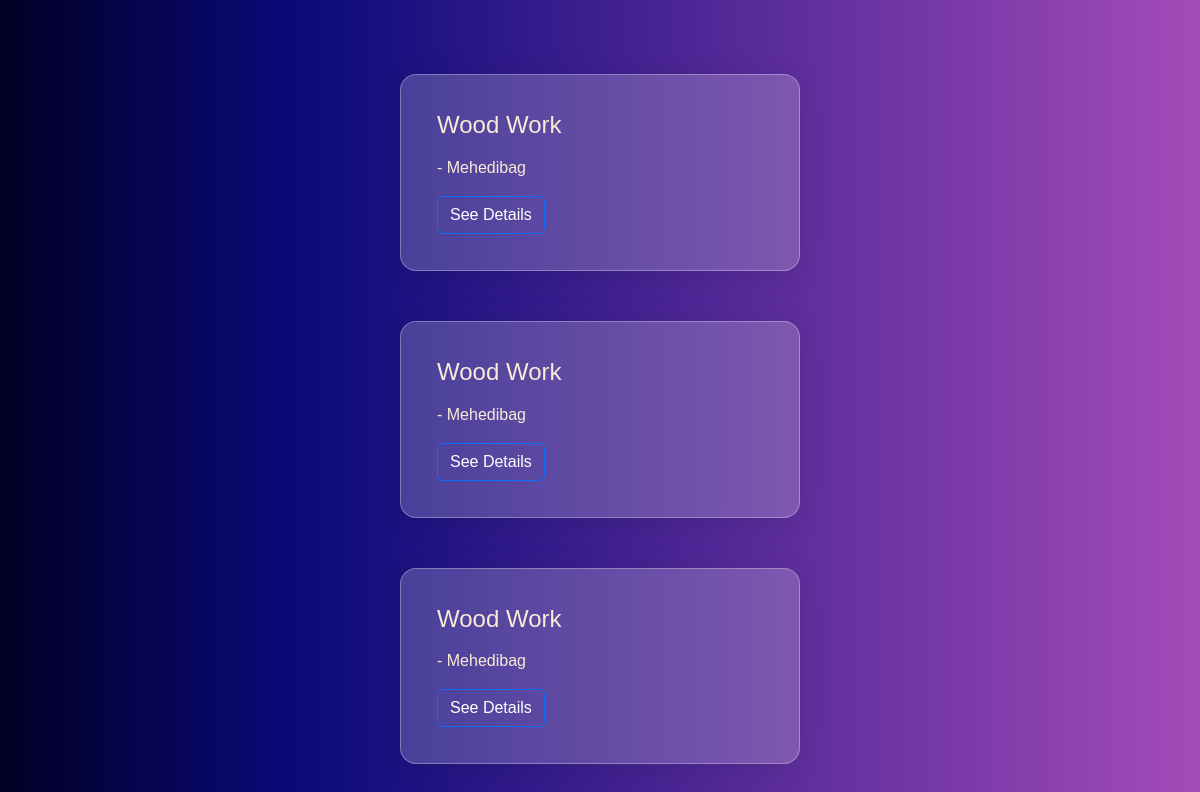
The app's page /bidding/, older data.
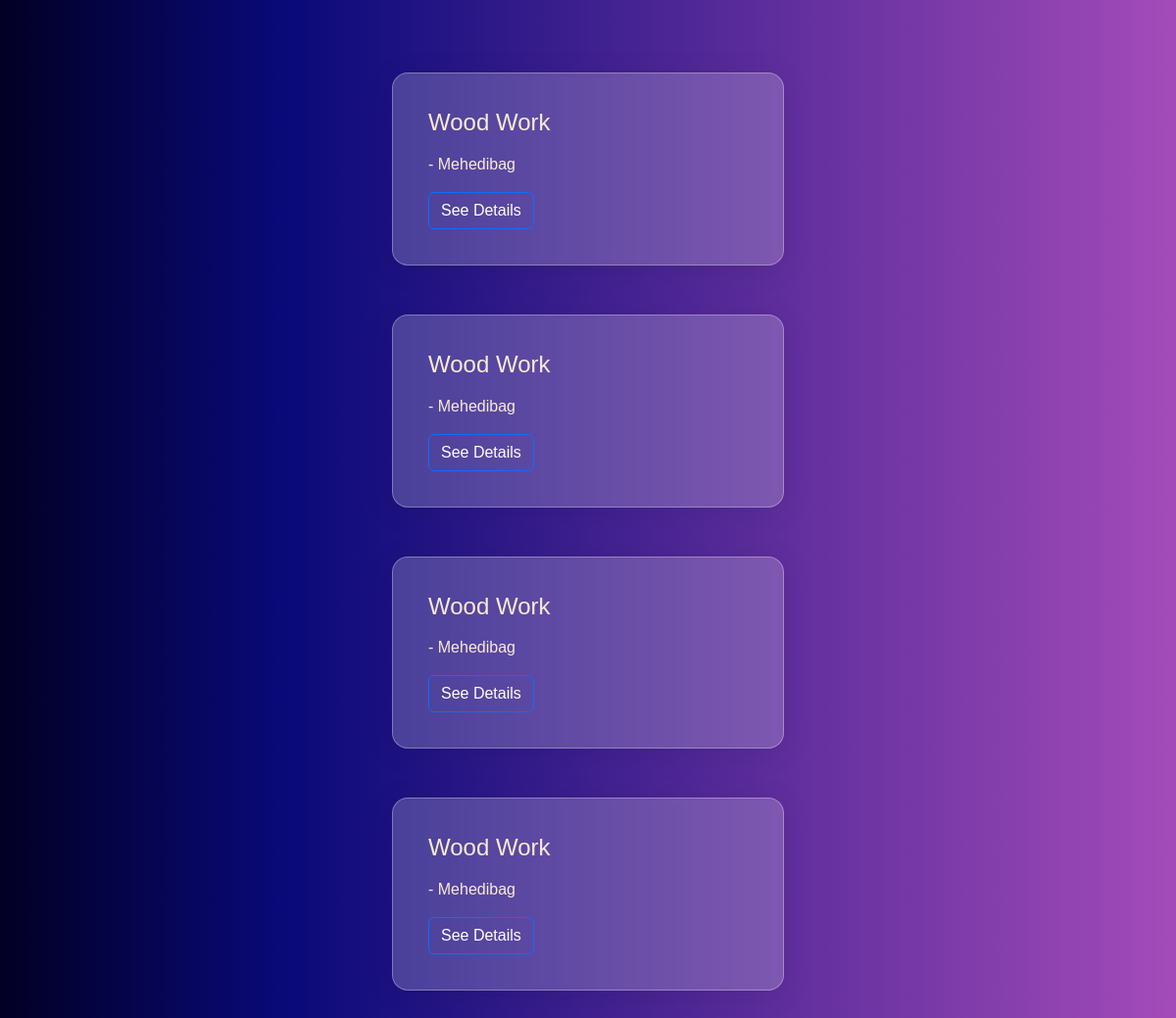
The same page, newer data.
### tendering/models.py (models this page shows, shortened)
class ComparetiveStatement(models.Model):
    title = models.CharField(max_length=200)
    project_name = models.CharField(max_length=50)
    location  = models.CharField(max_length=150)

### tendering/views.py (the view)
# urls.py: path('', show_list, name="list"),
def show_list(request):
    comparetive_statement = ComparetiveStatement.objects.all()
    context = {
        'comparetive_statement':comparetive_statement
    }
    return render(request, 'index.html', context)

### tendering/templates/index.html (shortened to what this page needs)
<!DOCTYPE html>
<html lang="en">
<head>
    <link rel="stylesheet" href="https://cdn.jsdelivr.net/npm/bootstrap@5.2.3/dist/css/bootstrap.min.css">
</head>
<body>
    <div class="container">
        {% for cs in comparetive_statement %}
      <div class="card" style="width:400px">
        <div class="card-body">
          <h4 class="card-title">{{cs.title}}</h4>
          <p class="card-text"><h6>{{cs.project}}</h6> - {{cs.location}}  </p>
          <a href="{% url 'tendering:show-comparison' cs.pk %}" class="btn btn-primary btn-transparent">See Details</a>
        </div>
      </div>
    {% endfor %}
    </div>
</body>
</html>

### tendering/templates/index.html (style rules this page uses)
body { font-family: Tahoma, sans-serif; padding: 2%; background: rgb(2,0,36); background: linear-gradient(90deg, rgba(2,0,36,1) 0%, rgba(9,9,121,1) 24%, rgba(150,49,175,0.8687850140056023) 100%); }
.card { margin: 50px auto; color: antiquewhite; background: rgba(255, 255, 255, 0.2); border-radius: 16px; box-shadow: 0 4px 30px rgba(0, 0, 0, 0.1); backdrop-filter: blur(2.2px); padding: 20px; -webkit-backdrop-filter: blur(2.2px); border: 1px solid rgba(255, 255, 255, 0.3); }
.btn-transparent { background: transparent; }

Row changes from the older to the newer data that the page shows:
added ComparetiveStatement: title "Wood Work", location "Mehedibag"
